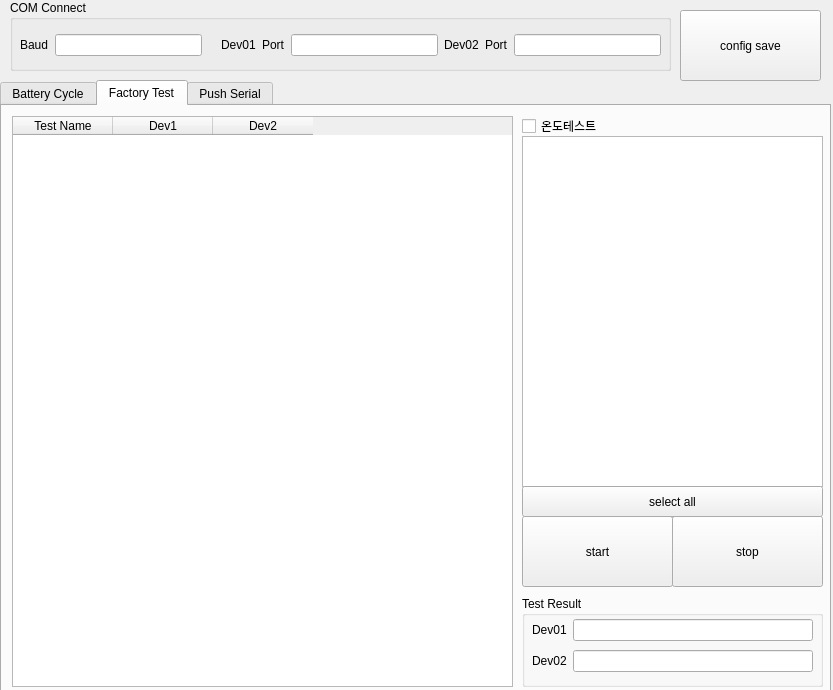
<?xml version="1.0" encoding="UTF-8"?>
<ui version="4.0">
 <class>BCT</class>
 <widget class="QWidget" name="BCT">
  <property name="geometry">
   <rect>
    <x>0</x>
    <y>0</y>
    <width>833</width>
    <height>690</height>
   </rect>
  </property>
  <property name="windowTitle">
   <string>BCT</string>
  </property>
  <widget class="QTabWidget" name="tbMain">
   <property name="geometry">
    <rect>
     <x>0</x>
     <y>80</y>
     <width>831</width>
     <height>621</height>
    </rect>
   </property>
   <property name="currentIndex">
    <number>1</number>
   </property>
   <property name="tabBarAutoHide">
    <bool>false</bool>
   </property>
   <widget class="QWidget" name="tbBatteryCycle">
    <attribute name="title">
     <string>Battery Cycle</string>
    </attribute>
    <widget class="QGroupBox" name="groupBox">
     <property name="geometry">
      <rect>
       <x>0</x>
       <y>100</y>
       <width>821</width>
       <height>241</height>
      </rect>
     </property>
     <property name="title">
      <string>Device 01</string>
     </property>
     <widget class="QGroupBox" name="groupBox_3">
      <property name="geometry">
       <rect>
        <x>10</x>
        <y>20</y>
        <width>181</width>
        <height>211</height>
       </rect>
      </property>
      <property name="title">
       <string>Current Battery Info</string>
      </property>
      <widget class="QWidget" name="gridLayoutWidget_2">
       <property name="geometry">
        <rect>
         <x>10</x>
         <y>86</y>
         <width>161</width>
         <height>121</height>
        </rect>
       </property>
       <layout class="QGridLayout" name="gridLayout_2">
        <item row="0" column="0">
         <widget class="QLineEdit" name="dev_volt">
          <property name="alignment">
           <set>Qt::AlignCenter</set>
          </property>
          <property name="readOnly">
           <bool>true</bool>
          </property>
         </widget>
        </item>
        <item row="1" column="1">
         <widget class="QLabel" name="label_7">
          <property name="text">
           <string>A</string>
          </property>
         </widget>
        </item>
        <item row="0" column="1">
         <widget class="QLabel" name="label_4">
          <property name="sizePolicy">
           <sizepolicy hsizetype="Fixed" vsizetype="Preferred">
            <horstretch>0</horstretch>
            <verstretch>0</verstretch>
           </sizepolicy>
          </property>
          <property name="text">
           <string>V</string>
          </property>
         </widget>
        </item>
        <item row="2" column="1">
         <widget class="QLabel" name="label_8">
          <property name="text">
           <string>°C</string>
          </property>
         </widget>
        </item>
        <item row="2" column="0">
         <widget class="QLineEdit" name="dev_temperature">
          <property name="alignment">
           <set>Qt::AlignCenter</set>
          </property>
          <property name="readOnly">
           <bool>true</bool>
          </property>
         </widget>
        </item>
        <item row="1" column="0">
         <widget class="QLineEdit" name="dev_ampere">
          <property name="alignment">
           <set>Qt::AlignCenter</set>
          </property>
          <property name="readOnly">
           <bool>true</bool>
          </property>
         </widget>
        </item>
        <item row="3" column="0" colspan="2">
         <widget class="QLineEdit" name="dev_led_state">
          <property name="text">
           <string>Battery State</string>
          </property>
          <property name="alignment">
           <set>Qt::AlignCenter</set>
          </property>
          <property name="readOnly">
           <bool>true</bool>
          </property>
         </widget>
        </item>
       </layout>
      </widget>
      <widget class="QWidget" name="gridLayoutWidget_3">
       <property name="geometry">
        <rect>
         <x>10</x>
         <y>20</y>
         <width>161</width>
         <height>60</height>
        </rect>
       </property>
       <layout class="QGridLayout" name="gridLayout_3">
        <item row="1" column="1">
         <widget class="QLineEdit" name="dev_cycle">
          <property name="alignment">
           <set>Qt::AlignCenter</set>
          </property>
          <property name="readOnly">
           <bool>true</bool>
          </property>
         </widget>
        </item>
        <item row="1" column="0">
         <widget class="QLabel" name="label_6">
          <property name="text">
           <string>반복</string>
          </property>
         </widget>
        </item>
        <item row="0" column="0">
         <widget class="QLabel" name="label_5">
          <property name="text">
           <string>버전</string>
          </property>
         </widget>
        </item>
        <item row="0" column="1">
         <widget class="QLineEdit" name="dev_version">
          <property name="alignment">
           <set>Qt::AlignCenter</set>
          </property>
          <property name="readOnly">
           <bool>true</bool>
          </property>
         </widget>
        </item>
       </layout>
      </widget>
     </widget>
     <widget class="QTableWidget" name="dev_table">
      <property name="geometry">
       <rect>
        <x>200</x>
        <y>20</y>
        <width>611</width>
        <height>211</height>
       </rect>
      </property>
      <column>
       <property name="text">
        <string>충전상태</string>
       </property>
      </column>
      <column>
       <property name="text">
        <string>번호</string>
       </property>
      </column>
      <column>
       <property name="text">
        <string>전류</string>
       </property>
      </column>
      <column>
       <property name="text">
        <string>전압</string>
       </property>
      </column>
      <column>
       <property name="text">
        <string>온도</string>
       </property>
      </column>
      <column>
       <property name="text">
        <string>오류코드</string>
       </property>
      </column>
     </widget>
    </widget>
    <widget class="QGroupBox" name="groupBox_4">
     <property name="geometry">
      <rect>
       <x>0</x>
       <y>0</y>
       <width>581</width>
       <height>101</height>
      </rect>
     </property>
     <property name="title">
      <string>Control</string>
     </property>
     <widget class="QWidget" name="gridLayoutWidget_4">
      <property name="geometry">
       <rect>
        <x>101</x>
        <y>30</y>
        <width>331</width>
        <height>64</height>
       </rect>
      </property>
      <layout class="QGridLayout" name="gridLayout_4">
       <item row="1" column="4">
        <widget class="QLabel" name="label_14">
         <property name="sizePolicy">
          <sizepolicy hsizetype="Fixed" vsizetype="Preferred">
           <horstretch>0</horstretch>
           <verstretch>0</verstretch>
          </sizepolicy>
         </property>
         <property name="text">
          <string>충전 중지</string>
         </property>
        </widget>
       </item>
       <item row="0" column="5">
        <layout class="QHBoxLayout" name="horizontalLayout_3">
         <item>
          <widget class="QLineEdit" name="config_time_on_h">
           <property name="sizePolicy">
            <sizepolicy hsizetype="Expanding" vsizetype="Fixed">
             <horstretch>60</horstretch>
             <verstretch>0</verstretch>
            </sizepolicy>
           </property>
           <property name="text">
            <string>0</string>
           </property>
           <property name="alignment">
            <set>Qt::AlignRight|Qt::AlignTrailing|Qt::AlignVCenter</set>
           </property>
          </widget>
         </item>
         <item>
          <widget class="QLabel" name="label_43">
           <property name="text">
            <string> 시</string>
           </property>
          </widget>
         </item>
         <item>
          <widget class="QLineEdit" name="config_time_on_m">
           <property name="sizePolicy">
            <sizepolicy hsizetype="Expanding" vsizetype="Fixed">
             <horstretch>60</horstretch>
             <verstretch>0</verstretch>
            </sizepolicy>
           </property>
           <property name="text">
            <string>0</string>
           </property>
           <property name="alignment">
            <set>Qt::AlignRight|Qt::AlignTrailing|Qt::AlignVCenter</set>
           </property>
          </widget>
         </item>
         <item>
          <widget class="QLabel" name="label_45">
           <property name="text">
            <string> 분</string>
           </property>
          </widget>
         </item>
         <item>
          <widget class="QLineEdit" name="config_time_on_s">
           <property name="sizePolicy">
            <sizepolicy hsizetype="Preferred" vsizetype="Fixed">
             <horstretch>60</horstretch>
             <verstretch>0</verstretch>
            </sizepolicy>
           </property>
           <property name="text">
            <string>0</string>
           </property>
           <property name="alignment">
            <set>Qt::AlignRight|Qt::AlignTrailing|Qt::AlignVCenter</set>
           </property>
          </widget>
         </item>
         <item>
          <widget class="QLabel" name="label_47">
           <property name="text">
            <string> 초</string>
           </property>
          </widget>
         </item>
        </layout>
       </item>
       <item row="0" column="4">
        <widget class="QLabel" name="label_13">
         <property name="sizePolicy">
          <sizepolicy hsizetype="Fixed" vsizetype="Preferred">
           <horstretch>0</horstretch>
           <verstretch>0</verstretch>
          </sizepolicy>
         </property>
         <property name="text">
          <string>충전 유지</string>
         </property>
        </widget>
       </item>
       <item row="1" column="5">
        <layout class="QHBoxLayout" name="horizontalLayout_4">
         <item>
          <widget class="QLineEdit" name="config_time_off_h">
           <property name="sizePolicy">
            <sizepolicy hsizetype="Expanding" vsizetype="Fixed">
             <horstretch>60</horstretch>
             <verstretch>0</verstretch>
            </sizepolicy>
           </property>
           <property name="text">
            <string>0</string>
           </property>
           <property name="alignment">
            <set>Qt::AlignRight|Qt::AlignTrailing|Qt::AlignVCenter</set>
           </property>
          </widget>
         </item>
         <item>
          <widget class="QLabel" name="label_44">
           <property name="text">
            <string> 시</string>
           </property>
          </widget>
         </item>
         <item>
          <widget class="QLineEdit" name="config_time_off_m">
           <property name="sizePolicy">
            <sizepolicy hsizetype="Expanding" vsizetype="Fixed">
             <horstretch>60</horstretch>
             <verstretch>0</verstretch>
            </sizepolicy>
           </property>
           <property name="text">
            <string>0</string>
           </property>
           <property name="alignment">
            <set>Qt::AlignRight|Qt::AlignTrailing|Qt::AlignVCenter</set>
           </property>
          </widget>
         </item>
         <item>
          <widget class="QLabel" name="label_46">
           <property name="text">
            <string> 분</string>
           </property>
          </widget>
         </item>
         <item>
          <widget class="QLineEdit" name="config_time_off_s">
           <property name="sizePolicy">
            <sizepolicy hsizetype="Preferred" vsizetype="Fixed">
             <horstretch>60</horstretch>
             <verstretch>0</verstretch>
            </sizepolicy>
           </property>
           <property name="text">
            <string>0</string>
           </property>
           <property name="alignment">
            <set>Qt::AlignRight|Qt::AlignTrailing|Qt::AlignVCenter</set>
           </property>
          </widget>
         </item>
         <item>
          <widget class="QLabel" name="label_48">
           <property name="text">
            <string> 초</string>
           </property>
          </widget>
         </item>
        </layout>
       </item>
      </layout>
     </widget>
     <widget class="QWidget" name="verticalLayoutWidget">
      <property name="geometry">
       <rect>
        <x>460</x>
        <y>30</y>
        <width>111</width>
        <height>64</height>
       </rect>
      </property>
      <layout class="QVBoxLayout" name="verticalLayout">
       <item>
        <widget class="QPushButton" name="config_btn_start">
         <property name="sizePolicy">
          <sizepolicy hsizetype="Preferred" vsizetype="Preferred">
           <horstretch>0</horstretch>
           <verstretch>0</verstretch>
          </sizepolicy>
         </property>
         <property name="text">
          <string>start</string>
         </property>
        </widget>
       </item>
       <item>
        <widget class="QPushButton" name="config_btn_stop">
         <property name="sizePolicy">
          <sizepolicy hsizetype="Expanding" vsizetype="Preferred">
           <horstretch>0</horstretch>
           <verstretch>0</verstretch>
          </sizepolicy>
         </property>
         <property name="text">
          <string>stop</string>
         </property>
        </widget>
       </item>
      </layout>
     </widget>
     <widget class="QWidget" name="verticalLayoutWidget_2">
      <property name="geometry">
       <rect>
        <x>10</x>
        <y>30</y>
        <width>81</width>
        <height>61</height>
       </rect>
      </property>
      <layout class="QVBoxLayout" name="verticalLayout_2">
       <item>
        <widget class="QLabel" name="label_12">
         <property name="sizePolicy">
          <sizepolicy hsizetype="Expanding" vsizetype="Preferred">
           <horstretch>0</horstretch>
           <verstretch>0</verstretch>
          </sizepolicy>
         </property>
         <property name="text">
          <string>반복횟수</string>
         </property>
        </widget>
       </item>
       <item>
        <widget class="QLineEdit" name="config_cycle">
         <property name="sizePolicy">
          <sizepolicy hsizetype="Preferred" vsizetype="Expanding">
           <horstretch>0</horstretch>
           <verstretch>0</verstretch>
          </sizepolicy>
         </property>
         <property name="text">
          <string>0</string>
         </property>
         <property name="alignment">
          <set>Qt::AlignCenter</set>
         </property>
        </widget>
       </item>
      </layout>
     </widget>
    </widget>
    <widget class="QGroupBox" name="groupBox_7">
     <property name="geometry">
      <rect>
       <x>590</x>
       <y>0</y>
       <width>231</width>
       <height>101</height>
      </rect>
     </property>
     <property name="title">
      <string>Test Result</string>
     </property>
     <widget class="QWidget" name="gridLayoutWidget_7">
      <property name="geometry">
       <rect>
        <x>10</x>
        <y>30</y>
        <width>211</width>
        <height>61</height>
       </rect>
      </property>
      <layout class="QGridLayout" name="gridLayout_7">
       <item row="1" column="0">
        <widget class="QLabel" name="label_27">
         <property name="text">
          <string>Dev02</string>
         </property>
        </widget>
       </item>
       <item row="0" column="0">
        <widget class="QLabel" name="label_25">
         <property name="text">
          <string>Dev01</string>
         </property>
        </widget>
       </item>
       <item row="1" column="1">
        <widget class="QLineEdit" name="dev_result_2">
         <property name="alignment">
          <set>Qt::AlignCenter</set>
         </property>
         <property name="readOnly">
          <bool>true</bool>
         </property>
        </widget>
       </item>
       <item row="0" column="1">
        <widget class="QLineEdit" name="dev_result">
         <property name="alignment">
          <set>Qt::AlignCenter</set>
         </property>
         <property name="readOnly">
          <bool>true</bool>
         </property>
        </widget>
       </item>
      </layout>
     </widget>
    </widget>
    <widget class="QGroupBox" name="groupBox_8">
     <property name="geometry">
      <rect>
       <x>0</x>
       <y>350</y>
       <width>821</width>
       <height>241</height>
      </rect>
     </property>
     <property name="title">
      <string>Device 01</string>
     </property>
     <widget class="QGroupBox" name="groupBox_9">
      <property name="geometry">
       <rect>
        <x>10</x>
        <y>20</y>
        <width>181</width>
        <height>211</height>
       </rect>
      </property>
      <property name="title">
       <string>Current Battery Info</string>
      </property>
      <widget class="QWidget" name="gridLayoutWidget_8">
       <property name="geometry">
        <rect>
         <x>10</x>
         <y>86</y>
         <width>161</width>
         <height>121</height>
        </rect>
       </property>
       <layout class="QGridLayout" name="gridLayout_8">
        <item row="0" column="0">
         <widget class="QLineEdit" name="dev_volt_2">
          <property name="alignment">
           <set>Qt::AlignCenter</set>
          </property>
          <property name="readOnly">
           <bool>true</bool>
          </property>
         </widget>
        </item>
        <item row="1" column="1">
         <widget class="QLabel" name="label_9">
          <property name="text">
           <string>A</string>
          </property>
         </widget>
        </item>
        <item row="0" column="1">
         <widget class="QLabel" name="label_10">
          <property name="sizePolicy">
           <sizepolicy hsizetype="Fixed" vsizetype="Preferred">
            <horstretch>0</horstretch>
            <verstretch>0</verstretch>
           </sizepolicy>
          </property>
          <property name="text">
           <string>V</string>
          </property>
         </widget>
        </item>
        <item row="2" column="1">
         <widget class="QLabel" name="label_11">
          <property name="text">
           <string>°C</string>
          </property>
         </widget>
        </item>
        <item row="2" column="0">
         <widget class="QLineEdit" name="dev_temperature_2">
          <property name="alignment">
           <set>Qt::AlignCenter</set>
          </property>
          <property name="readOnly">
           <bool>true</bool>
          </property>
         </widget>
        </item>
        <item row="1" column="0">
         <widget class="QLineEdit" name="dev_ampere_2">
          <property name="alignment">
           <set>Qt::AlignCenter</set>
          </property>
          <property name="readOnly">
           <bool>true</bool>
          </property>
         </widget>
        </item>
        <item row="3" column="0" colspan="2">
         <widget class="QLineEdit" name="dev_led_state_2">
          <property name="text">
           <string>Battery State</string>
          </property>
          <property name="alignment">
           <set>Qt::AlignCenter</set>
          </property>
          <property name="readOnly">
           <bool>true</bool>
          </property>
         </widget>
        </item>
       </layout>
      </widget>
      <widget class="QWidget" name="gridLayoutWidget_9">
       <property name="geometry">
        <rect>
         <x>10</x>
         <y>20</y>
         <width>161</width>
         <height>60</height>
        </rect>
       </property>
       <layout class="QGridLayout" name="gridLayout_9">
        <item row="1" column="1">
         <widget class="QLineEdit" name="dev_cycle_2">
          <property name="alignment">
           <set>Qt::AlignCenter</set>
          </property>
          <property name="readOnly">
           <bool>true</bool>
          </property>
         </widget>
        </item>
        <item row="1" column="0">
         <widget class="QLabel" name="label_20">
          <property name="text">
           <string>반복</string>
          </property>
         </widget>
        </item>
        <item row="0" column="0">
         <widget class="QLabel" name="label_21">
          <property name="text">
           <string>버전</string>
          </property>
         </widget>
        </item>
        <item row="0" column="1">
         <widget class="QLineEdit" name="dev_version_2">
          <property name="alignment">
           <set>Qt::AlignCenter</set>
          </property>
          <property name="readOnly">
           <bool>true</bool>
          </property>
         </widget>
        </item>
       </layout>
      </widget>
     </widget>
     <widget class="QTableWidget" name="dev_table_2">
      <property name="geometry">
       <rect>
        <x>200</x>
        <y>20</y>
        <width>611</width>
        <height>211</height>
       </rect>
      </property>
      <column>
       <property name="text">
        <string>충전상태</string>
       </property>
      </column>
      <column>
       <property name="text">
        <string>번호</string>
       </property>
      </column>
      <column>
       <property name="text">
        <string>전류</string>
       </property>
      </column>
      <column>
       <property name="text">
        <string>전압</string>
       </property>
      </column>
      <column>
       <property name="text">
        <string>온도</string>
       </property>
      </column>
      <column>
       <property name="text">
        <string>오류코드</string>
       </property>
      </column>
     </widget>
    </widget>
   </widget>
   <widget class="QWidget" name="tbBatteryFactory">
    <attribute name="title">
     <string>Factory Test</string>
    </attribute>
    <widget class="QTableWidget" name="factory_table">
     <property name="geometry">
      <rect>
       <x>10</x>
       <y>10</y>
       <width>501</width>
       <height>571</height>
      </rect>
     </property>
     <column>
      <property name="text">
       <string>Test Name</string>
      </property>
     </column>
     <column>
      <property name="text">
       <string>Dev1</string>
      </property>
     </column>
     <column>
      <property name="text">
       <string>Dev2</string>
      </property>
     </column>
    </widget>
    <widget class="QPushButton" name="factory_start">
     <property name="geometry">
      <rect>
       <x>520</x>
       <y>410</y>
       <width>151</width>
       <height>71</height>
      </rect>
     </property>
     <property name="sizePolicy">
      <sizepolicy hsizetype="Preferred" vsizetype="Preferred">
       <horstretch>0</horstretch>
       <verstretch>0</verstretch>
      </sizepolicy>
     </property>
     <property name="text">
      <string>start</string>
     </property>
    </widget>
    <widget class="QPushButton" name="factory_stop">
     <property name="geometry">
      <rect>
       <x>670</x>
       <y>410</y>
       <width>151</width>
       <height>71</height>
      </rect>
     </property>
     <property name="sizePolicy">
      <sizepolicy hsizetype="Preferred" vsizetype="Preferred">
       <horstretch>0</horstretch>
       <verstretch>0</verstretch>
      </sizepolicy>
     </property>
     <property name="text">
      <string>stop</string>
     </property>
    </widget>
    <widget class="QGroupBox" name="groupBox_10">
     <property name="geometry">
      <rect>
       <x>520</x>
       <y>490</y>
       <width>301</width>
       <height>91</height>
      </rect>
     </property>
     <property name="title">
      <string>Test Result</string>
     </property>
     <widget class="QWidget" name="gridLayoutWidget_11">
      <property name="geometry">
       <rect>
        <x>10</x>
        <y>20</y>
        <width>281</width>
        <height>61</height>
       </rect>
      </property>
      <layout class="QGridLayout" name="gridLayout_11">
       <item row="1" column="0">
        <widget class="QLabel" name="label_29">
         <property name="text">
          <string>Dev02</string>
         </property>
        </widget>
       </item>
       <item row="0" column="0">
        <widget class="QLabel" name="label_30">
         <property name="text">
          <string>Dev01</string>
         </property>
        </widget>
       </item>
       <item row="1" column="1">
        <widget class="QLineEdit" name="factory_result_2">
         <property name="alignment">
          <set>Qt::AlignCenter</set>
         </property>
         <property name="readOnly">
          <bool>true</bool>
         </property>
        </widget>
       </item>
       <item row="0" column="1">
        <widget class="QLineEdit" name="factory_result">
         <property name="alignment">
          <set>Qt::AlignCenter</set>
         </property>
         <property name="readOnly">
          <bool>true</bool>
         </property>
        </widget>
       </item>
      </layout>
     </widget>
    </widget>
    <widget class="QListWidget" name="factory_list">
     <property name="geometry">
      <rect>
       <x>520</x>
       <y>30</y>
       <width>301</width>
       <height>351</height>
      </rect>
     </property>
    </widget>
    <widget class="QPushButton" name="factory_select">
     <property name="geometry">
      <rect>
       <x>520</x>
       <y>380</y>
       <width>301</width>
       <height>31</height>
      </rect>
     </property>
     <property name="sizePolicy">
      <sizepolicy hsizetype="Preferred" vsizetype="Preferred">
       <horstretch>0</horstretch>
       <verstretch>0</verstretch>
      </sizepolicy>
     </property>
     <property name="text">
      <string>select all</string>
     </property>
    </widget>
    <widget class="QCheckBox" name="factory_temp">
     <property name="geometry">
      <rect>
       <x>520</x>
       <y>10</y>
       <width>88</width>
       <height>20</height>
      </rect>
     </property>
     <property name="text">
      <string>온도테스트</string>
     </property>
    </widget>
   </widget>
   <widget class="QWidget" name="tbSerial">
    <attribute name="title">
     <string>Push Serial</string>
    </attribute>
    <widget class="QGroupBox" name="groupBox_6">
     <property name="geometry">
      <rect>
       <x>10</x>
       <y>10</y>
       <width>801</width>
       <height>211</height>
      </rect>
     </property>
     <property name="title">
      <string>Push Serial</string>
     </property>
     <widget class="QWidget" name="gridLayoutWidget_6">
      <property name="geometry">
       <rect>
        <x>10</x>
        <y>20</y>
        <width>781</width>
        <height>106</height>
       </rect>
      </property>
      <layout class="QGridLayout" name="gridLayout_6" columnstretch="0,0">
       <item row="1" column="0">
        <layout class="QHBoxLayout" name="horizontalLayout_2">
         <item>
          <layout class="QGridLayout" name="gridLayout_5">
           <item row="1" column="1">
            <widget class="QLineEdit" name="push_serial_next">
             <property name="sizePolicy">
              <sizepolicy hsizetype="Expanding" vsizetype="Expanding">
               <horstretch>0</horstretch>
               <verstretch>0</verstretch>
              </sizepolicy>
             </property>
             <property name="text">
              <string/>
             </property>
             <property name="readOnly">
              <bool>true</bool>
             </property>
            </widget>
           </item>
           <item row="1" column="0">
            <widget class="QLabel" name="label_26">
             <property name="sizePolicy">
              <sizepolicy hsizetype="Fixed" vsizetype="Expanding">
               <horstretch>0</horstretch>
               <verstretch>0</verstretch>
              </sizepolicy>
             </property>
             <property name="text">
              <string>Next</string>
             </property>
            </widget>
           </item>
           <item row="0" column="1">
            <widget class="QLineEdit" name="push_serial_mix">
             <property name="sizePolicy">
              <sizepolicy hsizetype="Expanding" vsizetype="Expanding">
               <horstretch>0</horstretch>
               <verstretch>0</verstretch>
              </sizepolicy>
             </property>
             <property name="text">
              <string/>
             </property>
             <property name="readOnly">
              <bool>true</bool>
             </property>
            </widget>
           </item>
           <item row="0" column="0">
            <widget class="QLabel" name="label_19">
             <property name="sizePolicy">
              <sizepolicy hsizetype="Fixed" vsizetype="Expanding">
               <horstretch>0</horstretch>
               <verstretch>0</verstretch>
              </sizepolicy>
             </property>
             <property name="text">
              <string>Push</string>
             </property>
            </widget>
           </item>
          </layout>
         </item>
        </layout>
       </item>
       <item row="0" column="0">
        <layout class="QHBoxLayout" name="horizontalLayout">
         <item>
          <widget class="QLabel" name="label_17">
           <property name="text">
            <string>고정값</string>
           </property>
          </widget>
         </item>
         <item>
          <widget class="QLineEdit" name="push_serial_fixed">
           <property name="sizePolicy">
            <sizepolicy hsizetype="Expanding" vsizetype="Fixed">
             <horstretch>0</horstretch>
             <verstretch>0</verstretch>
            </sizepolicy>
           </property>
          </widget>
         </item>
         <item>
          <widget class="QLabel" name="label_18">
           <property name="text">
            <string>변경값</string>
           </property>
          </widget>
         </item>
         <item>
          <widget class="QLineEdit" name="push_serial_val">
           <property name="sizePolicy">
            <sizepolicy hsizetype="Expanding" vsizetype="Fixed">
             <horstretch>0</horstretch>
             <verstretch>0</verstretch>
            </sizepolicy>
           </property>
          </widget>
         </item>
         <item>
          <widget class="QCheckBox" name="push_serial_autocnt">
           <property name="text">
            <string>변경값 증가</string>
           </property>
          </widget>
         </item>
        </layout>
       </item>
       <item row="2" column="0">
        <layout class="QHBoxLayout" name="horizontalLayout_5"/>
       </item>
       <item row="0" column="1" rowspan="2">
        <widget class="QPushButton" name="push_serial_push">
         <property name="sizePolicy">
          <sizepolicy hsizetype="Preferred" vsizetype="Preferred">
           <horstretch>0</horstretch>
           <verstretch>0</verstretch>
          </sizepolicy>
         </property>
         <property name="text">
          <string>Push</string>
         </property>
        </widget>
       </item>
      </layout>
     </widget>
     <widget class="QWidget" name="gridLayoutWidget_10">
      <property name="geometry">
       <rect>
        <x>10</x>
        <y>140</y>
        <width>301</width>
        <height>62</height>
       </rect>
      </property>
      <layout class="QGridLayout" name="gridLayout_10">
       <item row="0" column="1">
        <widget class="QLineEdit" name="push_dev01_version">
         <property name="sizePolicy">
          <sizepolicy hsizetype="Expanding" vsizetype="Expanding">
           <horstretch>0</horstretch>
           <verstretch>0</verstretch>
          </sizepolicy>
         </property>
         <property name="readOnly">
          <bool>true</bool>
         </property>
        </widget>
       </item>
       <item row="1" column="1">
        <widget class="QLineEdit" name="push_dev02_version">
         <property name="sizePolicy">
          <sizepolicy hsizetype="Expanding" vsizetype="Expanding">
           <horstretch>0</horstretch>
           <verstretch>0</verstretch>
          </sizepolicy>
         </property>
         <property name="readOnly">
          <bool>true</bool>
         </property>
        </widget>
       </item>
       <item row="1" column="0">
        <widget class="QLabel" name="label_16">
         <property name="text">
          <string>Dev02</string>
         </property>
        </widget>
       </item>
       <item row="0" column="0">
        <widget class="QLabel" name="label_15">
         <property name="text">
          <string>Dev01</string>
         </property>
        </widget>
       </item>
      </layout>
     </widget>
    </widget>
   </widget>
  </widget>
  <widget class="QGroupBox" name="groupBox_2">
   <property name="geometry">
    <rect>
     <x>10</x>
     <y>0</y>
     <width>661</width>
     <height>71</height>
    </rect>
   </property>
   <property name="title">
    <string>COM Connect</string>
   </property>
   <widget class="QWidget" name="gridLayoutWidget">
    <property name="geometry">
     <rect>
      <x>10</x>
      <y>30</y>
      <width>641</width>
      <height>31</height>
     </rect>
    </property>
    <layout class="QGridLayout" name="gridLayout">
     <item row="0" column="9">
      <widget class="QLineEdit" name="dev_port_2">
       <property name="alignment">
        <set>Qt::AlignCenter</set>
       </property>
      </widget>
     </item>
     <item row="0" column="3">
      <widget class="QLabel" name="label_23">
       <property name="text">
        <string>Dev01</string>
       </property>
      </widget>
     </item>
     <item row="0" column="1">
      <widget class="QLineEdit" name="dev_baud">
       <property name="alignment">
        <set>Qt::AlignRight|Qt::AlignTrailing|Qt::AlignVCenter</set>
       </property>
      </widget>
     </item>
     <item row="0" column="8">
      <widget class="QLabel" name="label_3">
       <property name="text">
        <string>Port</string>
       </property>
      </widget>
     </item>
     <item row="0" column="7">
      <widget class="QLabel" name="label_24">
       <property name="text">
        <string>Dev02</string>
       </property>
      </widget>
     </item>
     <item row="0" column="4">
      <widget class="QLabel" name="label">
       <property name="text">
        <string>Port</string>
       </property>
      </widget>
     </item>
     <item row="0" column="0">
      <widget class="QLabel" name="label_2">
       <property name="text">
        <string>Baud</string>
       </property>
      </widget>
     </item>
     <item row="0" column="6">
      <widget class="QLineEdit" name="dev_port">
       <property name="alignment">
        <set>Qt::AlignCenter</set>
       </property>
      </widget>
     </item>
     <item row="0" column="2">
      <widget class="QLabel" name="label_28">
       <property name="text">
        <string/>
       </property>
      </widget>
     </item>
    </layout>
   </widget>
  </widget>
  <widget class="QPushButton" name="config_save">
   <property name="geometry">
    <rect>
     <x>680</x>
     <y>10</y>
     <width>141</width>
     <height>71</height>
    </rect>
   </property>
   <property name="sizePolicy">
    <sizepolicy hsizetype="Minimum" vsizetype="Preferred">
     <horstretch>0</horstretch>
     <verstretch>0</verstretch>
    </sizepolicy>
   </property>
   <property name="text">
    <string>config save</string>
   </property>
  </widget>
 </widget>
 <resources/>
 <connections/>
</ui>
